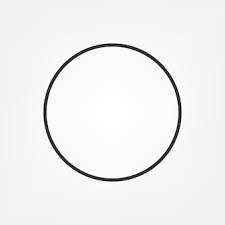
#> input picture descarga.jpeg, 225 x 225 px, found by its file name
$ python tp3.py
#> lines starting #> are read from the running program, lines starting #| are printed output that depends on the picture; after the words box and inside, x2 and y2 are one past the last pixel; in counts of white or black regions, pixels touching at a corner belong together
import numpy as np
import matplotlib.pyplot as plt
from PIL import Image

class HopfieldNetwork:
    def __init__(self, size):
        self.size = size
        self.weights = np.zeros((size, size))

    def train(self, patterns):
        for p in patterns:
            p = p.reshape(-1, 1)
            self.weights += p @ p.T
        np.fill_diagonal(self.weights, 0)

    def retrieve(self, pattern, steps=5):
        pattern = pattern.copy()
        for _ in range(steps):
            for i in range(self.size):
                raw_input = np.dot(self.weights[i], pattern)
                pattern[i] = 1 if raw_input >= 0 else -1
        return pattern

    def add_noise(self, pattern, noise_level):
        noisy_pattern = pattern.copy()
        num_noisy = int(noise_level * len(pattern))
        indices = np.random.choice(len(pattern), num_noisy, replace=False)
        noisy_pattern[indices] = -noisy_pattern[indices]
        return noisy_pattern

def load_image(filepath, size):
#> called with filepath = 'images/descarga.jpeg', size = 64
    image = Image.open(filepath).convert('L')  # Convert to grayscale
    image = image.resize((size, size), Image.LANCZOS)
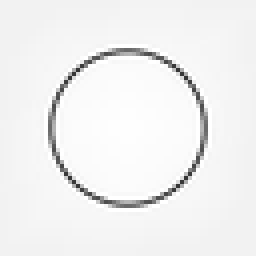
#> image: PIL image 64x64 L (shown 4 times larger); min 52, max 255, mean 240.5
    image = np.array(image)
    image = (image > 128).astype(int) * 2 - 1  # Convert to binary (-1, 1)
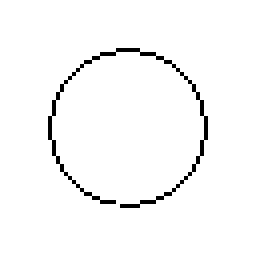
#> image: shape (64, 64) int64 (shown 4 times larger); values -1 (black) and 1 (white), 97.4% white; black in thin lines or dots, all inside (x1, y1, x2, y2) = (12, 12, 52, 52)
    return image.flatten()

def plot_pattern(pattern, size, title):
    plt.imshow(pattern.reshape((size, size)), cmap='binary')
    plt.title(title)
    plt.show()

# Definir la ruta de la imagen y el tamaño deseado
image_path = 'images/descarga.jpeg'
image_size = 64  # Cambiar al tamaño deseado, por ejemplo, 64x64 píxeles

# Cargar y procesar la imagen
image_pattern = load_image(image_path, image_size)
#> image_pattern = 4096 values, max 1 at index 0, min -1 at index 797, mean 0.948

# Definir patrones adicionales si es necesario (para entrenamiento)
additional_patterns = [image_pattern]  # Puedes agregar más patrones si lo deseas

# Inicializar y entrenar la red de Hopfield
hopfield_net = HopfieldNetwork(size=image_size * image_size)
hopfield_net.train(additional_patterns)
#> the loop in train, `for p in patterns:` made 1 pass
#> pass 1, in train, `self.weights += p @ p.T`:
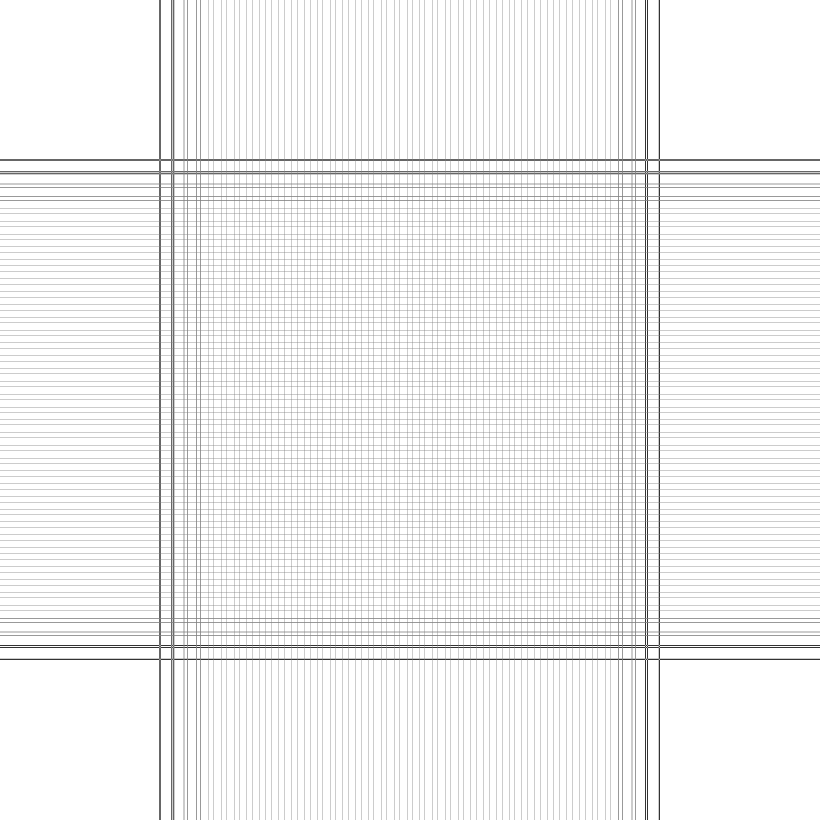
#> self.weights: shape (4096, 4096) float64 (shown at 1/5 size); values -1 (black) and 1 (white), 94.9% white; black in thin lines or dots

# Aplicar ruido a la imagen
noisy_image_pattern = hopfield_net.add_noise(image_pattern, 0.3)
#> in add_noise, `noisy_pattern = pattern.copy()`: noisy_pattern has the same summary as image_pattern outside add_noise
#> in add_noise, `num_noisy = int(noise_level * len(pattern))`: num_noisy = 1228
#> in add_noise, `indices = np.random.choice(len(pattern), num_noisy, replace=False)`: indices = 1228 values, max 4091 at index 705, min 1 at index 184, mean 2020.3
#> noisy_image_pattern = 4096 values, max 1 at index 0, min -1 at index 1, mean 0.376

# Recuperar la imagen
retrieved_image_pattern = hopfield_net.retrieve(noisy_image_pattern)
#> in retrieve, `pattern = pattern.copy()`: pattern has the same summary as noisy_image_pattern outside retrieve
#> after the loop in retrieve, `for _ in range(steps):`: pattern has the same summary as image_pattern outside retrieve
#> retrieved_image_pattern has the same summary as image_pattern

# Visualizar los resultados
plot_pattern(image_pattern, image_size, "Original Image")
plot_pattern(noisy_image_pattern, image_size, "Noisy Image")
#> call 2 of plot_pattern, with pattern = array of shape (4096,), size = 64, title = 'Noisy Image'
#> in plot_pattern (call 2), `plt.show()`:
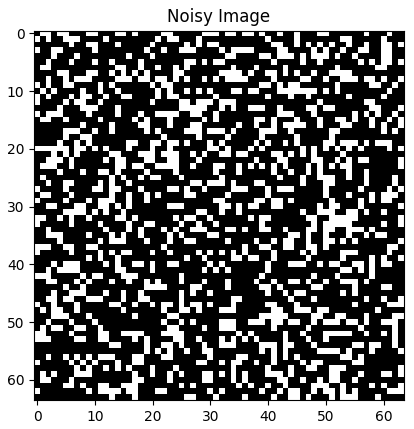
#> figure drawn by matplotlib, 1 panel
plot_pattern(retrieved_image_pattern, image_size, "Retrieved Image")
